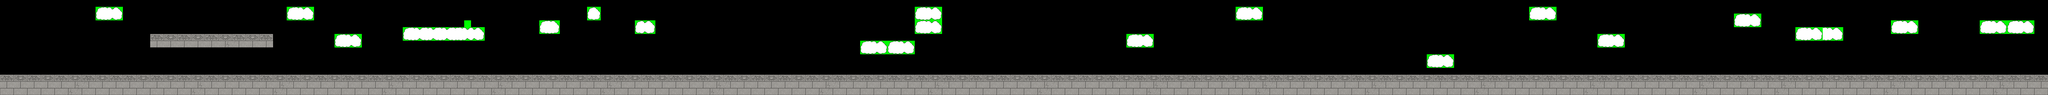

This is a level from a 2D game, rendered from its Tiled map with the project's own tilesets. A one-line summary and the map file follow, with tile-layer data summarised:
An orthogonal 300x14 tile map with 32x32 px tiles, 2 tile layers (ground, sky).

<map version="1.0" tiledversion="1.1.6" orientation="orthogonal" renderorder="right-down" width="300" height="14" tilewidth="32" tileheight="32" infinite="0" nextobjectid="1">
 <tileset firstgid="1" name="test01" tilewidth="32" tileheight="32" tilecount="81" columns="9">
  <image source="exptest01.png" trans="00ff00" width="300" height="300" />
 </tileset>
 <layer name="ground" width="300" height="14">
  <data>[4200 cells, 1081 non-empty, 18 distinct tile ids]</data>
 </layer>
 <layer name="sky" width="300" height="14">
  <data>[4200 cells, 65 non-empty, 9 distinct tile ids]</data>
 </layer>
</map>